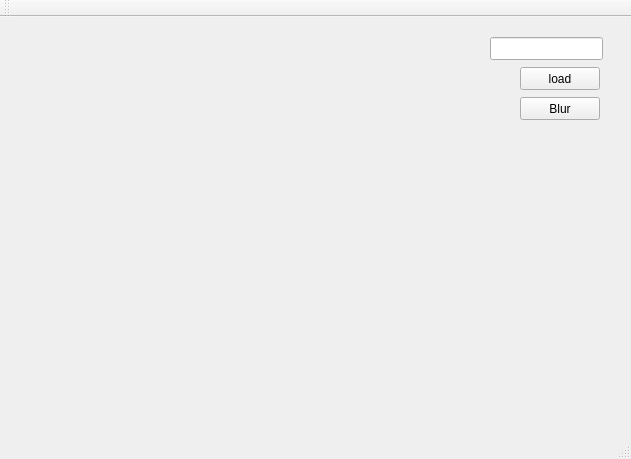
<?xml version="1.0" encoding="UTF-8"?>
<ui version="4.0">
 <class>MainWindow</class>
 <widget class="QMainWindow" name="MainWindow">
  <property name="geometry">
   <rect>
    <x>0</x>
    <y>0</y>
    <width>631</width>
    <height>459</height>
   </rect>
  </property>
  <property name="windowTitle">
   <string>MainWindow</string>
  </property>
  <widget class="QWidget" name="centralWidget">
   <widget class="QLabel" name="imagemap">
    <property name="geometry">
     <rect>
      <x>30</x>
      <y>40</y>
      <width>441</width>
      <height>341</height>
     </rect>
    </property>
    <property name="text">
     <string/>
    </property>
   </widget>
   <widget class="QPushButton" name="blurButt">
    <property name="geometry">
     <rect>
      <x>520</x>
      <y>80</y>
      <width>80</width>
      <height>23</height>
     </rect>
    </property>
    <property name="text">
     <string>Blur</string>
    </property>
   </widget>
   <widget class="QPushButton" name="load">
    <property name="geometry">
     <rect>
      <x>520</x>
      <y>50</y>
      <width>80</width>
      <height>23</height>
     </rect>
    </property>
    <property name="text">
     <string>load</string>
    </property>
   </widget>
   <widget class="QLineEdit" name="imagepath">
    <property name="geometry">
     <rect>
      <x>490</x>
      <y>20</y>
      <width>113</width>
      <height>23</height>
     </rect>
    </property>
   </widget>
  </widget>
  <widget class="QMenuBar" name="menuBar">
   <property name="geometry">
    <rect>
     <x>0</x>
     <y>0</y>
     <width>631</width>
     <height>20</height>
    </rect>
   </property>
  </widget>
  <widget class="QToolBar" name="mainToolBar">
   <attribute name="toolBarArea">
    <enum>TopToolBarArea</enum>
   </attribute>
   <attribute name="toolBarBreak">
    <bool>false</bool>
   </attribute>
  </widget>
  <widget class="QStatusBar" name="statusBar"/>
 </widget>
 <layoutdefault spacing="6" margin="11"/>
 <resources/>
 <connections/>
</ui>
